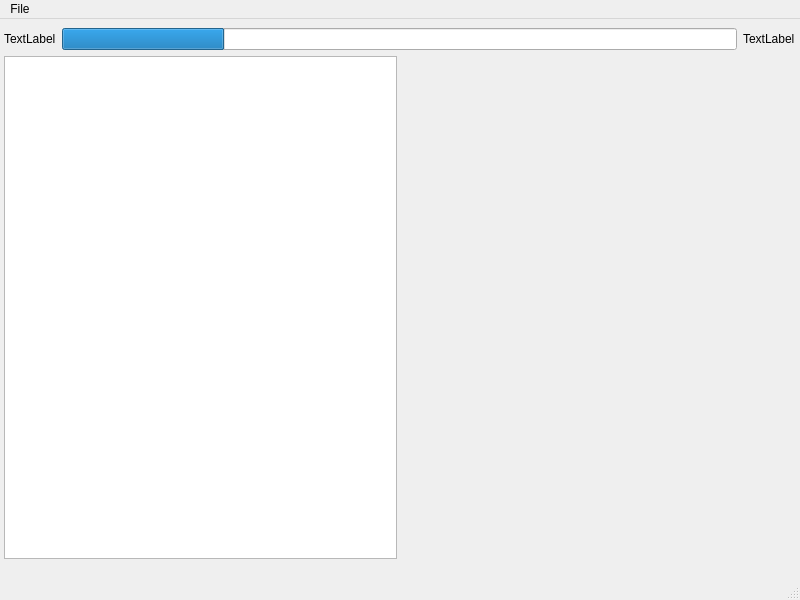
<?xml version="1.0" encoding="UTF-8"?>
<ui version="4.0">
 <class>MainWindow</class>
 <widget class="QMainWindow" name="MainWindow">
  <property name="geometry">
   <rect>
    <x>0</x>
    <y>0</y>
    <width>800</width>
    <height>600</height>
   </rect>
  </property>
  <property name="windowTitle">
   <string>MainWindow</string>
  </property>
  <widget class="QWidget" name="centralwidget">
   <widget class="QWidget" name="verticalLayoutWidget">
    <property name="geometry">
     <rect>
      <x>4</x>
      <y>9</y>
      <width>791</width>
      <height>531</height>
     </rect>
    </property>
    <layout class="QVBoxLayout" name="verticalLayout">
     <item>
      <layout class="QHBoxLayout" name="horizontalLayout">
       <item>
        <widget class="QLabel" name="label">
         <property name="text">
          <string>TextLabel</string>
         </property>
        </widget>
       </item>
       <item>
        <widget class="QProgressBar" name="track_progress">
         <property name="value">
          <number>24</number>
         </property>
         <property name="textVisible">
          <bool>false</bool>
         </property>
        </widget>
       </item>
       <item>
        <widget class="QLabel" name="time_left_label">
         <property name="text">
          <string>TextLabel</string>
         </property>
        </widget>
       </item>
      </layout>
     </item>
     <item>
      <layout class="QHBoxLayout" name="horizontalLayout_2">
       <item>
        <widget class="QListView" name="playlist_view">
         <property name="sizePolicy">
          <sizepolicy hsizetype="Fixed" vsizetype="Expanding">
           <horstretch>1</horstretch>
           <verstretch>0</verstretch>
          </sizepolicy>
         </property>
         <property name="maximumSize">
          <size>
           <width>779</width>
           <height>16777215</height>
          </size>
         </property>
        </widget>
       </item>
       <item>
        <widget class="QWidget" name="pallet_widget" native="true">
         <property name="sizePolicy">
          <sizepolicy hsizetype="Expanding" vsizetype="Expanding">
           <horstretch>1</horstretch>
           <verstretch>0</verstretch>
          </sizepolicy>
         </property>
         <widget class="QWidget" name="gridLayoutWidget">
          <property name="geometry">
           <rect>
            <x>-1</x>
            <y>-1</y>
            <width>391</width>
            <height>501</height>
           </rect>
          </property>
          <layout class="QGridLayout" name="gridLayout"/>
         </widget>
        </widget>
       </item>
      </layout>
     </item>
    </layout>
   </widget>
  </widget>
  <widget class="QMenuBar" name="menubar">
   <property name="geometry">
    <rect>
     <x>0</x>
     <y>0</y>
     <width>800</width>
     <height>29</height>
    </rect>
   </property>
   <widget class="QMenu" name="menu_file">
    <property name="title">
     <string>File</string>
    </property>
   </widget>
   <addaction name="menu_file"/>
  </widget>
  <widget class="QStatusBar" name="statusbar"/>
 </widget>
 <resources/>
 <connections/>
</ui>
